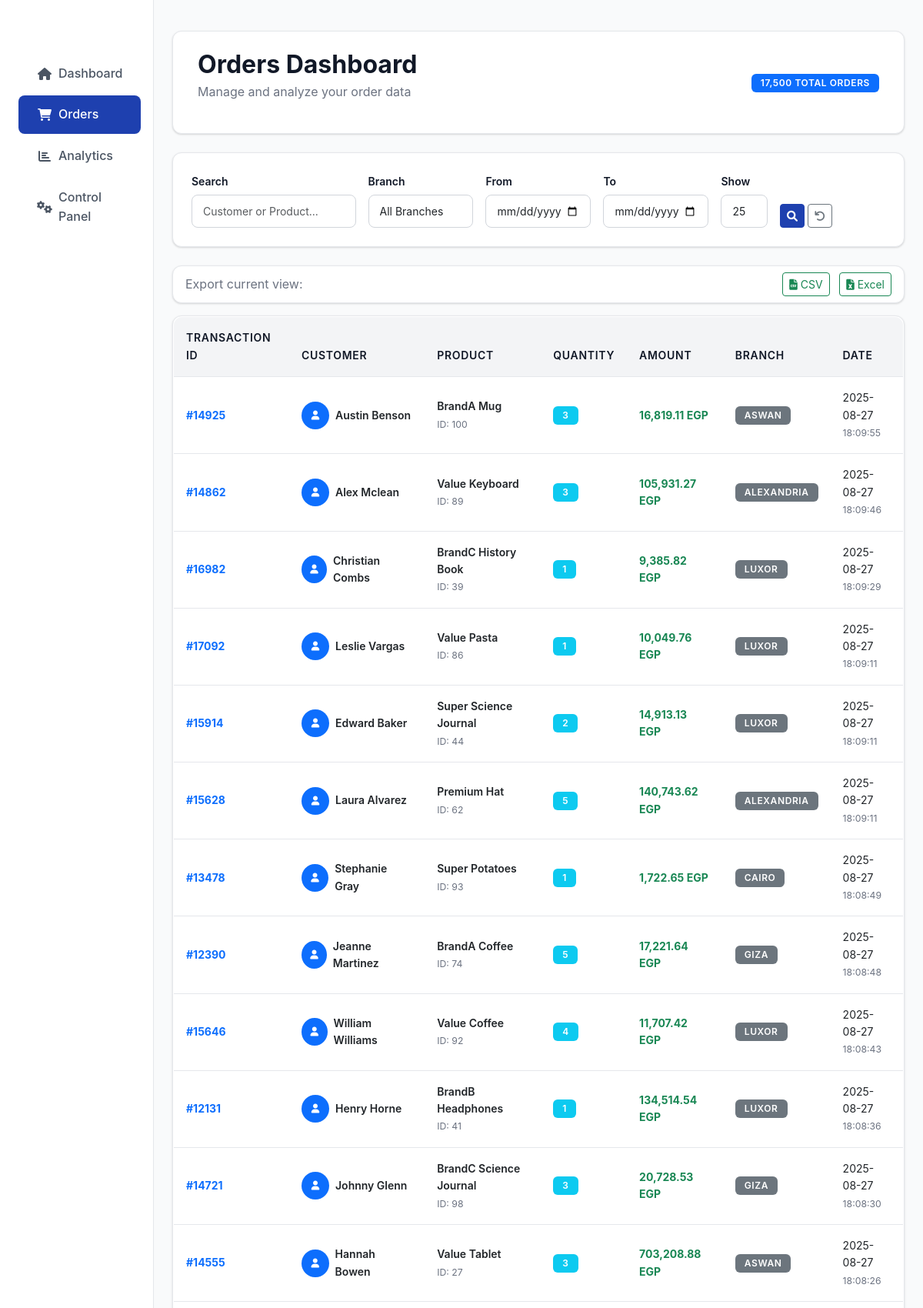
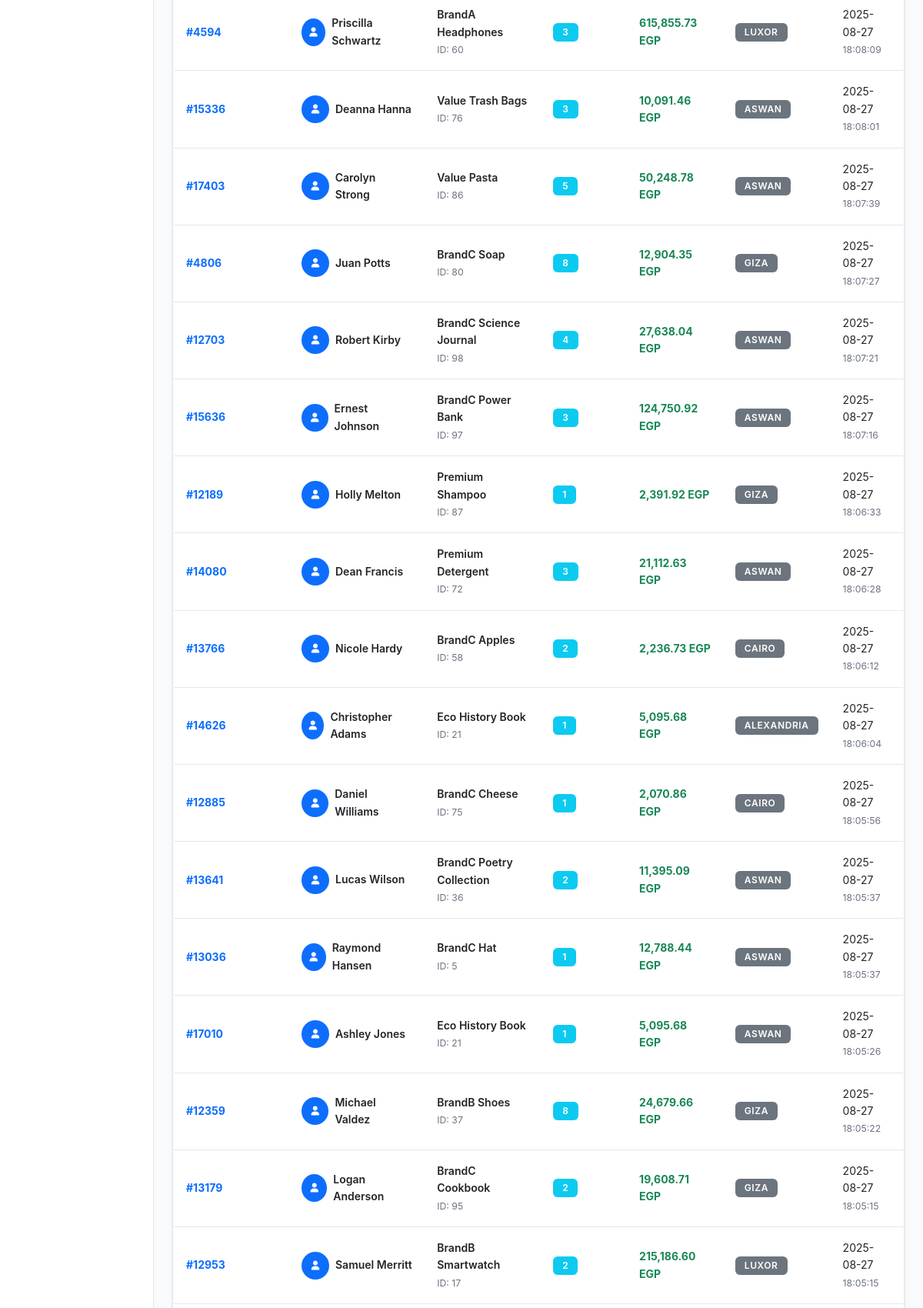
Screenshot of /orders?page=10&search=&branch=&date_from=&date_to=&per_page= (upper part) with the database file from the repository (2 pictures, top to bottom).
### tables this page shows
CREATE TABLE orders (
        transaction_id INTEGER PRIMARY KEY,
        product_id INTEGER,
        quantity INTEGER,
        product_name TEXT,
        amount REAL,
        customer_full_name TEXT,
        transaction_date TEXT,
        branch TEXT,
        transaction_date_key INTEGER
    );

### app.py (the view)
@app.route('/orders')
def orders_dashboard():
    page = request.args.get('page', 1, type=int)
    per_page = request.args.get('per_page', 50, type=int)
    search = request.args.get('search', '', type=str)
    branch_filter = request.args.get('branch', '', type=str)
    date_from = request.args.get('date_from', '', type=str)
    date_to = request.args.get('date_to', '', type=str)
    try:
        conn = get_db_connection()
        query = 'SELECT * FROM orders WHERE 1=1'
        params = []
        if search:
            query += ' AND (customer_full_name LIKE ? OR product_name LIKE ?)'
            params.extend([f'%{search}%', f'%{search}%'])
        if branch_filter:
            query += ' AND branch = ?'
            params.append(branch_filter)
        if date_from:
            query += ' AND transaction_date >= ?'
            params.append(date_from)
        if date_to:
            query += ' AND transaction_date <= ?'
            params.append(date_to)
        count_query = query.replace('SELECT *', 'SELECT COUNT(*)')
        total_orders = conn.execute(count_query, params).fetchone()[0]
        query += ' ORDER BY transaction_date DESC LIMIT ? OFFSET ?'
        params.extend([per_page, (page - 1) * per_page])
        orders = conn.execute(query, params).fetchall()
        orders = [dict(order) for order in orders]
        branches = conn.execute('SELECT DISTINCT branch FROM orders ORDER BY branch').fetchall()
        branches = [row[0] for row in branches]
        conn.close()
        total_pages = (total_orders + per_page - 1) // per_page
        pagination = {
            'page': page,
            'per_page': per_page,
            'total': total_orders,
            'total_pages': total_pages,
            'has_prev': page > 1,
            'has_next': page < total_pages,
            'prev_num': page - 1 if page > 1 else None,
            'next_num': page + 1 if page < total_pages else None
        }
        return render_template('orders.html',
                             orders=orders,
                             pagination=pagination,
                             branches=branches,
                             filters={
                                 'search': search,
                                 'branch': branch_filter,
                                 'date_from': date_from,
                                 'date_to': date_to
                             })
    except Exception as e:
        print(f'Error loading orders: {str(e)}')
        pagination = {
            'page': page,
            'per_page': per_page,
            'total': 0,
            'total_pages': 0,
            'has_prev': page > 1,
            'has_next': False,
            'prev_num': page - 1 if page > 1 else None,
            'next_num': None
        }
        return render_template('orders.html',
                             orders=[],
                             pagination=pagination,
                             branches=[],
                             filters={
                                 'search': search,
                                 'branch': branch_filter,
                                 'date_from': date_from,
                                 'date_to': date_to
                             })

### app.py (called while the page is built)
def get_db_connection():
    conn = sqlite3.connect(DATABASE_URL)
    conn.row_factory = sqlite3.Row
    return conn

### templates/orders.html (shortened to what this page needs)
{% extends "base.html" %}
{% block content %}
<div class="page-header">
    <div class="d-flex justify-content-between align-items-center">
        <div>
            <h1 class="h2 mb-1">Orders Dashboard</h1>
            <p class="text-muted">Manage and analyze your order data</p>
        </div>
        <div>
            {% if pagination and pagination.total %}
                <span class="badge bg-primary">{{ "{:,}".format(pagination.total) }} Total Orders</span>
            {% endif %}
        </div>
    </div>
</div>
<div class="filter-card">
    <form method="GET" id="filterForm">
        <div class="row g-3 align-items-end">
            <div class="col-lg-3 col-md-4">
                <label for="search" class="form-label">Search</label>
                <input type="text" class="form-control form-control-sm" id="search" name="search"
                       placeholder="Customer or Product..." value="{{ filters.search or '' }}">
            </div>
            <div class="col-lg-2 col-md-3">
                <label for="branch" class="form-label">Branch</label>
                <select class="form-select form-select-sm" id="branch" name="branch">
                    <option value="">All Branches</option>
                </select>
            </div>
            <div class="col-lg-2 col-md-3">
                <label for="date_from" class="form-label">From</label>
                <input type="date" class="form-control form-control-sm" id="date_from" name="date_from"
                       value="{{ filters.date_from or '' }}" style="position: relative; z-index: 1;">
            </div>
            <div class="col-lg-2 col-md-3">
                <label for="date_to" class="form-label">To</label>
                <input type="date" class="form-control form-control-sm" id="date_to" name="date_to"
                       value="{{ filters.date_to or '' }}" style="position: relative; z-index: 1;">
            </div>
            <div class="col-lg-1 col-md-2">
                <label for="per_page" class="form-label">Show</label>
                <select class="form-select form-select-sm" id="per_page" name="per_page">
                    <option value="25" {{ 'selected' if request.args.get('per_page', '50') == '25' }}>25</option>
                </select>
            </div>
            <div class="col-lg-2 col-md-3">
                <div class="d-flex gap-1">
                    <button type="submit" class="btn btn-primary btn-sm">
                        <i class="fas fa-search"></i>
                    </button>
                    <a href="{{ url_for('orders_dashboard') }}" class="btn btn-outline-secondary btn-sm">
                        <i class="fas fa-undo"></i>
                    </a>
                </div>
            </div>
        </div>
    </form>
</div>
<div class="row mb-3">
    <div class="col-12">
        <div class="card">
            <div class="card-body py-2">
                <div class="d-flex justify-content-between align-items-center">
                    <span class="text-muted">Export current view:</span>
                    <div>
                        <a href="#" class="btn btn-sm btn-outline-success me-2" onclick="exportData('csv')">
                            <i class="fas fa-file-csv me-1"></i>CSV
                        </a>
                        <a href="#" class="btn btn-sm btn-outline-success" onclick="exportData('excel')">
                            <i class="fas fa-file-excel me-1"></i>Excel
                        </a>
                    </div>
                </div>
            </div>
        </div>
    </div>
</div>
<div class="card">
    <div class="card-body p-0">
        {% if orders %}
            <div class="table-responsive">
                <table class="table table-hover mb-0">
                    <thead>
                        <tr>
                            <th>Transaction ID</th>
                            <th>Customer</th>
                            <th>Product</th>
                            <th>Quantity</th>
                            <th>Amount</th>
                            <th>Branch</th>
                            <th>Date</th>
                        </tr>
                    </thead>
                    <tbody>
                        {% for order in orders %}
                            <tr>
                                <td>
                                    <strong class="text-primary">#{{ order.transaction_id }}</strong>
                                </td>
                                <td>
                                    <div class="d-flex align-items-center">
                                        <div class="avatar-sm bg-primary rounded-circle d-flex align-items-center justify-content-center me-2">
                                            <i class="fas fa-user text-white"></i>
                                        </div>
                                        <div>
                                            <div class="fw-semibold">{{ order.customer_full_name }}</div>
                                        </div>
                                    </div>
                                </td>
                                <td>
                                    <div>
                                        <div class="fw-semibold">{{ order.product_name }}</div>
                                        <small class="text-muted">ID: {{ order.product_id }}</small>
                                    </div>
                                </td>
                                <td>
                                    <span class="badge bg-info">{{ order.quantity }}</span>
                                </td>
                                <td>
                                    <strong class="text-success">{{ "{:,.2f}".format(order.amount) }} EGP</strong>
                                </td>
                                <td>
                                    <span class="badge bg-secondary">{{ order.branch }}</span>
                                </td>
                                <td>
                                    <div>
                                        <div>{{ order.transaction_date.split(' ')[0] if order.transaction_date else 'N/A' }}</div>
                                        <small class="text-muted">{{ order.transaction_date.split(' ')[1] if order.transaction_date and ' ' in order.transaction_date else '' }}</small>
                                    </div>
                                </td>
                            </tr>
                        {% endfor %}
                    </tbody>
                </table>
            </div>
        {% endif %}
    </div>
</div>
{% endblock %}

### templates/base.html (style rules this page uses)
:root { --primary-color: #1e40af; --primary-light: #3b82f6; --secondary-color: #059669; --accent-color: #7c3aed; --success-color: #10b981; --warning-color: #f59e0b; --danger-color: #ef4444; --info-color: #06b6d4; --gray-50: #f9fafb; --gray-100: #f3f4f6; --gray-200: #e5e7eb; --gray-300: #d1d5db; --gray-400: #9ca3af; --gray-500: #6b7280; --gray-600: #4b5563; --gray-700: #374151; --gray-800: #1f2937; --gray-900: #111827; }
body { font-family: 'Inter', 'Segoe UI', system-ui, -apple-system, sans-serif; background-color: var(--gray-50); color: var(--gray-900); line-height: 1.6; }
.card { border: 1px solid var(--gray-200); border-radius: 12px; box-shadow: 0 1px 3px rgba(0, 0, 0, 0.1), 0 1px 2px rgba(0, 0, 0, 0.06); transition: all 0.2s ease; background: white; }
.btn-primary { background-color: var(--primary-color); border-color: var(--primary-color); color: white; }
.page-header { background: white; padding: 1.5rem 2rem; border-radius: 12px; margin-bottom: 1.5rem; border: 1px solid var(--gray-200); box-shadow: 0 1px 3px rgba(0, 0, 0, 0.1), 0 1px 2px rgba(0, 0, 0, 0.06); }
.page-header h1 { color: var(--gray-900); font-weight: 700; margin-bottom: 0.5rem; }
.filter-card { background: white; padding: 1.5rem; border-radius: 12px; margin-bottom: 1.5rem; border: 1px solid var(--gray-200); box-shadow: 0 1px 3px rgba(0, 0, 0, 0.1), 0 1px 2px rgba(0, 0, 0, 0.06); }
.form-control, .form-select { border-radius: 8px; border: 1px solid var(--gray-300); padding: 0.625rem 0.875rem; transition: all 0.15s ease; background: white; font-size: 0.875rem; }
input[type="date"] { position: relative; z-index: 2; }
.form-control-sm, .form-select-sm { font-size: 0.875rem; }
.filter-card .form-label { font-weight: 600; margin-bottom: 0.375rem; font-size: 0.875rem; }
.badge { border-radius: 6px; padding: 0.375rem 0.75rem; font-weight: 600; font-size: 0.75rem; text-transform: uppercase; letter-spacing: 0.05em; }
.table { border-radius: 12px; overflow: hidden; border: 1px solid var(--gray-200); }
.table thead th { background-color: var(--gray-100); color: var(--gray-900); border-bottom: 1px solid var(--gray-200); padding: 1rem; font-weight: 600; font-size: 0.875rem; text-transform: uppercase; letter-spacing: 0.05em; }
.table tbody td { padding: 1rem; border-color: var(--gray-200); vertical-align: middle; font-size: 0.875rem; }
.avatar-sm { width: 36px; height: 36px; font-size: 0.75rem; border-radius: 50%; }
.text-muted { color: var(--gray-500) !important; }

### rows the page displays
orders: transaction_id "14862", customer_full_name "Alex Mclean", product_name "Value Keyboard", product_id "89", quantity "3", amount "105,931.27", branch "ALEXANDRIA", transaction_date "2025-08-27", transaction_date "18:09:46", transaction_id "15628", customer_full_name "Laura Alvarez", product_name "Premium Hat", product_id "62", quantity "5", amount "140,743.62", transaction_date "18:09:11", transaction_id "14626", customer_full_name "Christopher Adams", product_name "Eco History Book", product_id "21", quantity "1", amount "5,095.68", transaction_date "18:06:04"
orders: transaction_id "16982", customer_full_name "Christian Combs", product_name "BrandC History Book", product_id "39", quantity "1", amount "9,385.82", branch "LUXOR", transaction_date "2025-08-27", transaction_date "18:09:29", transaction_id "17092", customer_full_name "Leslie Vargas", product_name "Value Pasta", product_id "86", amount "10,049.76", transaction_date "18:09:11", transaction_id "15914", customer_full_name "Edward Baker", product_name "Super Science Journal", product_id "44", quantity "2", amount "14,913.13", transaction_id "15646", customer_full_name "William Williams", product_name "Value Coffee", product_id "92", quantity "4", amount "11,707.42", transaction_date "18:08:43", transaction_id "12131", customer_full_name "Henry Horne", product_name "BrandB Headphones", product_id "41", amount "134,514.54", transaction_date "18:08:36", transaction_id "4594", customer_full_name "Priscilla Schwartz", product_name "BrandA Headphones", product_id "60", quantity "3", amount "615,855.73", transaction_date "18:08:09", transaction_id "15636", customer_full_name "Ernest Johnson", product_name "BrandC Power Bank", product_id "97", amount "124,750.92", branch "ASWAN", transaction_date "18:07:16", transaction_id "12953", customer_full_name "Samuel Merritt", product_name "BrandB Smartwatch", product_id "17", amount "215,186.60", transaction_date "18:05:15"

### other values shown
{{ "{:,}".format(pagination.total) }} "17,500"
{{ order.transaction_id }} "14925" "13478" "12390" "14721" "14555" "15336" "17403" "4806" "12703" "12189" "14080" "13766" "12885" "13641" "13036" "17010" "12359" "13179"
{{ order.customer_full_name }} "Austin Benson" "Stephanie Gray" "Jeanne Martinez" "Johnny Glenn" "Hannah Bowen" "Deanna Hanna" "Carolyn Strong" "Juan Potts" "Robert Kirby" "Holly Melton" "Dean Francis" "Nicole Hardy" "Daniel Williams" "Lucas Wilson" "Raymond Hansen" "Ashley Jones" "Michael Valdez" "Logan Anderson"
{{ order.product_name }} "BrandA Mug" "Super Potatoes" "BrandA Coffee" "BrandC Science Journal" "Value Tablet" "Value Trash Bags" "Value Pasta" "BrandC Soap" "BrandC Science Journal" "Premium Shampoo" "Premium Detergent" "BrandC Apples" "BrandC Cheese" "BrandC Poetry Collection" "BrandC Hat" "Eco History Book" "BrandB Shoes" "BrandC Cookbook"
{{ order.product_id }} "100" "93" "74" "98" "27" "76" "86" "80" "98" "87" "72" "58" "75" "36" "5" "21" "37" "95"
{{ order.quantity }} "3" "1" "5" "3" "3" "3" "5" "8" "4" "1" "3" "2" "1" "2" "1" "1" "8" "2"
{{ "{:,.2f}".format(order.amount) }} "16,819.11" "1,722.65" "17,221.64" "20,728.53" "703,208.88" "10,091.46" "50,248.78" "12,904.35" "27,638.04" "2,391.92" "21,112.63" "2,236.73" "2,070.86" "11,395.09" "12,788.44" "5,095.68" "24,679.66" "19,608.71"
{{ order.branch }} "ASWAN" "CAIRO" "GIZA" "GIZA" "ASWAN" "ASWAN" "ASWAN" "GIZA" "ASWAN" "GIZA" "ASWAN" "CAIRO" "CAIRO" "ASWAN" "ASWAN" "ASWAN" "GIZA" "GIZA"
